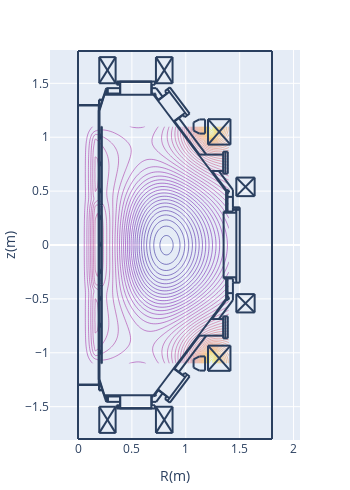

Here is the notebook cell this chart was saved with:
### Code cell
cond = sb.calc_equilibrium(condition)

### Figure 1 — Plotly figure (JSON) as saved in the notebook; plotly's stock layout.template omitted (floating-point values rounded to 4 significant figures; data arrays with more than 128 entries replaced by an {"elided": "..."} marker saying what was removed)
{"data": [{"contours": {"coloring": "lines"}, "dx": 0.02, "dy": 0.02, "ncontours": 100, "showscale": false, "type": "contour", "x0": 0, "y0": -1.1, "z": {"elided": "111x71 float values"}}], "layout": {"height": 490.8, "margin": {"autoexpand": false, "b": 50, "l": 50, "r": 50, "t": 50}, "shapes": [{"type": "line", "x0": 0.2652, "x1": 0.2652, "y0": -1.406, "y1": -1.455}, {"type": "line", "x0": 0.2766, "x1": 0.2766, "y0": -1.406, "y1": -1.455}, {"type": "line", "x0": 0.1927, "x1": 0.1927, "y0": -1.299, "y1": 1.299}, {"type": "line", "x0": 0.1927, "x1": 0.1927, "y0": -1.249, "y1": 1.249}, {"type": "line", "x0": 0.195, "x1": 0.195, "y0": -1.251, "y1": 1.249}, {"type": "line", "x0": 0.1995, "x1": 0.1995, "y0": -1.249, "y1": 1.249}, {"type": "line", "x0": 1.376, "x1": 0.7005, "y0": 0.4965, "y1": 1.394}, {"type": "line", "x0": 0.2199, "x1": 0.2199, "y0": 0.3695, "y1": 1.099}, {"type": "line", "x0": 0.2176, "x1": 0.2176, "y0": 0.3695, "y1": 1.099}, {"type": "line", "x0": 1.376, "x1": 0.7005, "y0": -0.4965, "y1": -1.394}, {"type": "line", "x0": 0.2176, "x1": 0.2176, "y0": -0.3695, "y1": -1.099}, {"type": "line", "x0": 0.2199, "x1": 0.2199, "y0": -0.3695, "y1": -1.099}, {"type": "line", "x0": 0.1995, "x1": 0.2448, "y0": -1.249, "y1": -1.394}, {"type": "line", "x0": 0.1972, "x1": 0.1972, "y0": -1.299, "y1": -1.344}, {"type": "line", "x0": 0.195, "x1": 0.195, "y0": -1.299, "y1": -1.349}, {"type": "line", "x0": 0.195, "x1": 0.229, "y0": -1.349, "y1": -1.349}, {"type": "line", "x0": 0.195, "x1": 0.2267, "y0": -1.344, "y1": -1.344}, {"type": "line", "x0": 0.1995, "x1": 0.1995, "y0": -0.9975, "y1": -0.9748}, {"type": "line", "x0": 0.2086, "x1": 0.2086, "y0": -1.009, "y1": -0.9907}, {"type": "line", "x0": 0.2086, "x1": 0.2086, "y0": -1.009, "y1": -0.9929}, {"type": "line", "x0": 0.2063, "x1": 0.2063, "y0": -1.011, "y1": -0.9748}, {"type": "line", "x0": 0, "x1": 0.2108, "y0": -1.294, "y1": -1.294}, {"type": "line", "x0": 0, "x1": 0.2131, "y0": -1.299, "y1": -1.299}, {"type": "line", "x0": 0.1995, "x1": 0.1995, "y0": -1.011, "y1": -1.002}, {"type": "line", "x0": 0.2063, "x1": 0.2086, "y0": -1.007, "y1": -1.007}, {"type": "line", "x0": 0.2086, "x1": 0.2086, "y0": -1.004, "y1": -1.004}, {"type": "line", "x0": 0.2086, "x1": 0.2176, "y0": -1.009, "y1": -1.009}, {"type": "line", "x0": 0.1995, "x1": 0.2063, "y0": -1.011, "y1": -1.011}, {"type": "line", "x0": 0.2199, "x1": 0.2176, "y0": -1.099, "y1": -1.099}, {"type": "line", "x0": 0.2063, "x1": 0.2086, "y0": -0.9929, "y1": -0.9929}, {"type": "line", "x0": 0.2086, "x1": 0.2086, "y0": -0.9975, "y1": -0.9975}, {"type": "line", "x0": 0.2086, "x1": 0.2176, "y0": -0.9929, "y1": -0.9929}, {"type": "line", "x0": 0.2086, "x1": 0.2176, "y0": -0.9907, "y1": -0.9907}, {"type": "line", "x0": 0.1995, "x1": 0.2063, "y0": -0.9748, "y1": -0.9748}, {"type": "line", "x0": 0.2086, "x1": 0.2176, "y0": -0.7594, "y1": -0.7594}, {"type": "line", "x0": 0.1995, "x1": 0.2063, "y0": -0.7617, "y1": -0.7617}, {"type": "line", "x0": 0.2086, "x1": 0.2086, "y0": -0.7594, "y1": -0.7413}, {"type": "line", "x0": 0.2086, "x1": 0.2086, "y0": -0.7594, "y1": -0.739}, {"type": "line", "x0": 0.1995, "x1": 0.1995, "y0": -0.7617, "y1": -0.7526}, {"type": "line", "x0": 0.2063, "x1": 0.2063, "y0": -0.7617, "y1": -0.7254}, {"type": "line", "x0": 0.1995, "x1": 0.2063, "y0": -0.7254, "y1": -0.7254}, {"type": "line", "x0": 0.2086, "x1": 0.2176, "y0": -0.739, "y1": -0.739}, {"type": "line", "x0": 0.2086, "x1": 0.2176, "y0": -0.7413, "y1": -0.7413}, {"type": "line", "x0": 0.2086, "x1": 0.2086, "y0": -0.7526, "y1": -0.7526}, {"type": "line", "x0": 0.2063, "x1": 0.2086, "y0": -0.7572, "y1": -0.7572}, {"type": "line", "x0": 0.2086, "x1": 0.2086, "y0": -0.7458, "y1": -0.7458}, {"type": "line", "x0": 0.2063, "x1": 0.2086, "y0": -0.7436, "y1": -0.7436}, {"type": "line", "x0": 0.1995, "x1": 0.1995, "y0": -0.7481, "y1": -0.7254}, {"type": "line", "x0": 0.3582, "x1": 0.7141, "y0": -1.517, "y1": -1.517}, {"type": "line", "x0": 0.3854, "x1": 0.6869, "y0": -1.514, "y1": -1.514}, {"type": "line", "x0": 0.3854, "x1": 0.6869, "y0": -1.514, "y1": -1.514}, {"type": "line", "x0": 0.2426, "x1": 0.7096, "y0": -1.394, "y1": -1.394}, {"type": "line", "x0": 0.3922, "x1": 0.3922, "y0": -1.514, "y1": -1.394}, {"type": "line", "x0": 0.3582, "x1": 0.3582, "y0": -1.517, "y1": -1.487}, {"type": "line", "x0": 0.3786, "x1": 0.3786, "y0": -1.517, "y1": -1.487}, {"type": "line", "x0": 0.3695, "x1": 0.3695, "y0": -1.517, "y1": -1.487}, {"type": "line", "x0": 0.3831, "x1": 0.3831, "y0": -1.517, "y1": -1.512}, {"type": "line", "x0": 0.3831, "x1": 0.3854, "y0": -1.512, "y1": -1.514}, {"type": "line", "x0": 0.3854, "x1": 0.3854, "y0": -1.514, "y1": -1.514}, {"type": "line", "x0": 0.3899, "x1": 0.263, "y0": -1.455, "y1": -1.455}, {"type": "line", "x0": 0.3582, "x1": 0.3899, "y0": -1.487, "y1": -1.487}, {"type": "line", "x0": 0.2471, "x1": 0.3899, "y0": -1.406, "y1": -1.406}, {"type": "line", "x0": 0.2766, "x1": 0.2766, "y0": -1.455, "y1": -1.406}, {"type": "line", "x0": 0.2652, "x1": 0.2652, "y0": -1.455, "y1": -1.406}, {"type": "line", "x0": 0.2584, "x1": 0.263, "y0": -1.444, "y1": -1.455}, {"type": "line", "x0": 0.2426, "x1": 0.2448, "y0": -1.394, "y1": -1.392}, {"type": "line", "x0": 0.3899, "x1": 0.3899, "y0": -1.487, "y1": -1.394}, {"type": "line", "x0": 0.6801, "x1": 0.6801, "y0": -1.514, "y1": -1.394}, {"type": "line", "x0": 0.7141, "x1": 0.7141, "y0": -1.517, "y1": -1.487}, {"type": "line", "x0": 0.6914, "x1": 0.6914, "y0": -1.517, "y1": -1.512}, {"type": "line", "x0": 0.6914, "x1": 0.6869, "y0": -1.512, "y1": -1.514}, {"type": "line", "x0": 0.6869, "x1": 0.6869, "y0": -1.514, "y1": -1.514}, {"type": "line", "x0": 0.6846, "x1": 0.6846, "y0": -1.487, "y1": -1.394}, {"type": "line", "x0": 0.6846, "x1": 0.7141, "y0": -1.487, "y1": -1.487}, {"type": "line", "x0": 0.7254, "x1": 0.6846, "y0": -1.455, "y1": -1.455}, {"type": "line", "x0": 0.7118, "x1": 0.705, "y0": -1.392, "y1": -1.387}, {"type": "line", "x0": 0.7055, "x1": 0.715, "y0": -1.4, "y1": -1.402}, {"type": "line", "x0": 0.715, "x1": 0.7223, "y0": -1.402, "y1": -1.397}, {"type": "line", "x0": 0.7223, "x1": 0.7248, "y0": -1.397, "y1": -1.389}, {"type": "line", "x0": 0.7248, "x1": 0.7198, "y0": -1.389, "y1": -1.381}, {"type": "line", "x0": 0.6846, "x1": 0.7005, "y0": -1.406, "y1": -1.406}, {"type": "line", "x0": 0.2199, "x1": 0.2199, "y0": -0.3627, "y1": 0.3627}, {"type": "line", "x0": 0.2176, "x1": 0.2176, "y0": -0.3627, "y1": 0.3627}, {"type": "line", "x0": 0.1995, "x1": 0.1995, "y0": -0.4965, "y1": -0.4761}, {"type": "line", "x0": 0.2063, "x1": 0.2063, "y0": -0.5123, "y1": -0.4761}, {"type": "line", "x0": 0.1995, "x1": 0.1995, "y0": -0.5123, "y1": -0.5033}, {"type": "line", "x0": 0.2086, "x1": 0.2086, "y0": -0.5101, "y1": -0.4897}, {"type": "line", "x0": 0.2086, "x1": 0.2086, "y0": -0.5101, "y1": -0.4919}, {"type": "line", "x0": 0.2086, "x1": 0.2176, "y0": -0.5101, "y1": -0.5101}, {"type": "line", "x0": 0.2063, "x1": 0.2086, "y0": -0.4942, "y1": -0.4942}, {"type": "line", "x0": 0.2086, "x1": 0.2086, "y0": -0.4965, "y1": -0.4965}, {"type": "line", "x0": 0.2063, "x1": 0.2086, "y0": -0.5055, "y1": -0.5055}, {"type": "line", "x0": 0.2086, "x1": 0.2086, "y0": -0.5033, "y1": -0.5033}, {"type": "line", "x0": 0.2086, "x1": 0.2176, "y0": -0.4919, "y1": -0.4919}, {"type": "line", "x0": 0.2086, "x1": 0.2176, "y0": -0.4897, "y1": -0.4897}, {"type": "line", "x0": 0.1995, "x1": 0.2063, "y0": -0.5123, "y1": -0.5123}, {"type": "line", "x0": 0.1995, "x1": 0.2063, "y0": -0.4761, "y1": -0.4761}, {"type": "line", "x0": 0.2154, "x1": 0.2176, "y0": -0.365, "y1": -0.3627}, {"type": "line", "x0": 0.2206, "x1": 0.2218, "y0": -0.3642, "y1": -0.3614}, {"type": "line", "x0": 0.2199, "x1": 0.2176, "y0": -0.3695, "y1": -0.3695}, {"type": "line", "x0": 0.2176, "x1": 0.2154, "y0": -0.3786, "y1": -0.3786}, {"type": "line", "x0": 0.2154, "x1": 0.2154, "y0": -0.3786, "y1": -0.3695}, {"type": "line", "x0": 0.2176, "x1": 0.2176, "y0": -0.3786, "y1": -0.3695}, {"type": "line", "x0": 0.2169, "x1": 0.2157, "y0": -0.365, "y1": -0.3678}, {"type": "line", "x0": 0.2183, "x1": 0.2177, "y0": -0.3664, "y1": -0.3678}, {"type": "line", "x0": 0.2176, "x1": 0.2199, "y0": -0.3673, "y1": -0.365}, {"type": "line", "x0": 0.2192, "x1": 0.2197, "y0": -0.3628, "y1": -0.3614}, {"type": "line", "x0": 0.1995, "x1": 0.1995, "y0": -0.263, "y1": -0.2516}, {"type": "line", "x0": 0.2063, "x1": 0.2063, "y0": -0.263, "y1": -0.2267}, {"type": "line", "x0": 0.2086, "x1": 0.2086, "y0": -0.2607, "y1": -0.2426}, {"type": "line", "x0": 0.2086, "x1": 0.2086, "y0": -0.2607, "y1": -0.2403}, {"type": "line", "x0": 0.2086, "x1": 0.2176, "y0": -0.2607, "y1": -0.2607}, {"type": "line", "x0": 0.2086, "x1": 0.2086, "y0": -0.2539, "y1": -0.2539}, {"type": "line", "x0": 0.2063, "x1": 0.2086, "y0": -0.2562, "y1": -0.2562}, {"type": "line", "x0": 0.1995, "x1": 0.2063, "y0": -0.263, "y1": -0.263}, {"type": "line", "x0": 0.1995, "x1": 0.1995, "y0": -0.2471, "y1": -0.2267}, {"type": "line", "x0": 0.2086, "x1": 0.2176, "y0": -0.2403, "y1": -0.2403}, {"type": "line", "x0": 0.2086, "x1": 0.2176, "y0": -0.2426, "y1": -0.2426}, {"type": "line", "x0": 0.2086, "x1": 0.2086, "y0": -0.2471, "y1": -0.2471}, {"type": "line", "x0": 0.2063, "x1": 0.2086, "y0": -0.2426, "y1": -0.2426}, {"type": "line", "x0": 0.1995, "x1": 0.2063, "y0": -0.2267, "y1": -0.2267}, {"type": "line", "x0": 0.1995, "x1": 0.2063, "y0": -0.01133, "y1": -0.01133}, {"type": "line", "x0": 0.1995, "x1": 0.2063, "y0": 0.02494, "y1": 0.02494}, {"type": "line", "x0": 0.1995, "x1": 0.1995, "y0": -0.01133, "y1": -0.002267}, {"type": "line", "x0": 0.1995, "x1": 0.1995, "y0": 0.002267, "y1": 0.02494}, {"type": "line", "x0": 0.2063, "x1": 0.2063, "y0": -0.01133, "y1": 0.02494}, {"type": "line", "x0": 0.2086, "x1": 0.2086, "y0": -0.009068, "y1": 0.006801}, {"type": "line", "x0": 0.2086, "x1": 0.2086, "y0": -0.009068, "y1": 0.009068}, {"type": "line", "x0": 0.2086, "x1": 0.2176, "y0": -0.009068, "y1": -0.009068}, {"type": "line", "x0": 0.2086, "x1": 0.2086, "y0": -0.004534, "y1": -0.004534}, {"type": "line", "x0": 0.2063, "x1": 0.2086, "y0": -0.006801, "y1": -0.006801}, {"type": "line", "x0": 0.2086, "x1": 0.2176, "y0": 0.009068, "y1": 0.009068}, {"type": "line", "x0": 0.2086, "x1": 0.2176, "y0": 0.006801, "y1": 0.006801}, {"type": "line", "x0": 0.2086, "x1": 0.2086, "y0": 0.002267, "y1": 0.002267}, {"type": "line", "x0": 0.2063, "x1": 0.2086, "y0": 0.006801, "y1": 0.006801}, {"type": "line", "x0": 0.2176, "x1": 0.2176, "y0": 0.3786, "y1": 0.3695}, {"type": "line", "x0": 0.2154, "x1": 0.2154, "y0": 0.3786, "y1": 0.3695}, {"type": "line", "x0": 0.1995, "x1": 0.1995, "y0": 0.2516, "y1": 0.2743}, {"type": "line", "x0": 0.2063, "x1": 0.2063, "y0": 0.238, "y1": 0.2743}, {"type": "line", "x0": 0.2086, "x1": 0.2086, "y0": 0.2403, "y1": 0.2607}, {"type": "line", "x0": 0.1995, "x1": 0.2063, "y0": 0.238, "y1": 0.238}, {"type": "line", "x0": 0.1995, "x1": 0.1995, "y0": 0.238, "y1": 0.2471}, {"type": "line", "x0": 0.2063, "x1": 0.2086, "y0": 0.2562, "y1": 0.2562}, {"type": "line", "x0": 0.2086, "x1": 0.2086, "y0": 0.2539, "y1": 0.2539}, {"type": "line", "x0": 0.2086, "x1": 0.2176, "y0": 0.2584, "y1": 0.2584}, {"type": "line", "x0": 0.2063, "x1": 0.2086, "y0": 0.2426, "y1": 0.2426}, {"type": "line", "x0": 0.2086, "x1": 0.2086, "y0": 0.2471, "y1": 0.2471}, {"type": "line", "x0": 0.2086, "x1": 0.2176, "y0": 0.2403, "y1": 0.2403}, {"type": "line", "x0": 0.2086, "x1": 0.2086, "y0": 0.2403, "y1": 0.2584}, {"type": "line", "x0": 0.2086, "x1": 0.2176, "y0": 0.2607, "y1": 0.2607}, {"type": "line", "x0": 0.1995, "x1": 0.2063, "y0": 0.2743, "y1": 0.2743}, {"type": "line", "x0": 0.2177, "x1": 0.2183, "y0": 0.3696, "y1": 0.3682}, {"type": "line", "x0": 0.2157, "x1": 0.2169, "y0": 0.3696, "y1": 0.3668}, {"type": "line", "x0": 0.2176, "x1": 0.2199, "y0": 0.3673, "y1": 0.365}, {"type": "line", "x0": 0.2218, "x1": 0.2206, "y0": 0.3632, "y1": 0.366}, {"type": "line", "x0": 0.2154, "x1": 0.2176, "y0": 0.365, "y1": 0.3627}, {"type": "line", "x0": 0.2197, "x1": 0.2192, "y0": 0.3632, "y1": 0.3646}, {"type": "line", "x0": 0.2199, "x1": 0.2176, "y0": 0.3695, "y1": 0.3695}, {"type": "line", "x0": 0.2176, "x1": 0.2154, "y0": 0.3786, "y1": 0.3786}, {"type": "line", "x0": 0.1995, "x1": 0.1995, "y0": 0.5033, "y1": 0.5237}, {"type": "line", "x0": 0.1995, "x1": 0.1995, "y0": 0.4874, "y1": 0.4965}, {"type": "line", "x0": 0.2063, "x1": 0.2063, "y0": 0.4874, "y1": 0.5237}, {"type": "line", "x0": 0.2086, "x1": 0.2086, "y0": 0.4897, "y1": 0.5078}, {"type": "line", "x0": 0.2086, "x1": 0.2086, "y0": 0.4897, "y1": 0.5101}, {"type": "line", "x0": 0.2086, "x1": 0.2176, "y0": 0.4897, "y1": 0.4897}, {"type": "line", "x0": 0.2086, "x1": 0.2086, "y0": 0.4965, "y1": 0.4965}, {"type": "line", "x0": 0.2063, "x1": 0.2086, "y0": 0.4942, "y1": 0.4942}, {"type": "line", "x0": 0.2086, "x1": 0.2176, "y0": 0.5101, "y1": 0.5101}, {"type": "line", "x0": 0.2086, "x1": 0.2176, "y0": 0.5078, "y1": 0.5078}, {"type": "line", "x0": 0.2086, "x1": 0.2086, "y0": 0.5033, "y1": 0.5033}, {"type": "line", "x0": 0.2063, "x1": 0.2086, "y0": 0.5055, "y1": 0.5055}, {"type": "line", "x0": 0.1995, "x1": 0.2063, "y0": 0.4874, "y1": 0.4874}, {"type": "line", "x0": 0.1995, "x1": 0.2063, "y0": 0.5237, "y1": 0.5237}, {"type": "line", "x0": 1.501, "x1": 1.501, "y0": 0.3491, "y1": -0.3491}, {"type": "line", "x0": 1.351, "x1": 1.351, "y0": 0.3106, "y1": -0.3106}, {"type": "line", "x0": 1.469, "x1": 1.469, "y0": 0.3491, "y1": -0.3491}, {"type": "line", "x0": 1.387, "x1": 1.387, "y0": -0.3106, "y1": -0.4965}, {"type": "line", "x0": 1.374, "x1": 1.374, "y0": -0.3106, "y1": -0.4965}, {"type": "line", "x0": 1.462, "x1": 1.462, "y0": -0.3196, "y1": -0.3106}, {"type": "line", "x0": 1.437, "x1": 1.437, "y0": -0.3106, "y1": -0.3491}, {"type": "line", "x0": 1.437, "x1": 1.501, "y0": -0.3491, "y1": -0.3491}, {"type": "line", "x0": 1.437, "x1": 1.437, "y0": -0.3491, "y1": -0.5123}, {"type": "line", "x0": 1.379, "x1": 1.392, "y0": -0.5069, "y1": -0.5093}, {"type": "line", "x0": 1.392, "x1": 1.402, "y0": -0.5093, "y1": -0.4997}, {"type": "line", "x0": 1.402, "x1": 1.4, "y0": -0.4997, "y1": -0.4862}, {"type": "line", "x0": 1.4, "x1": 1.388, "y0": -0.4862, "y1": -0.48}, {"type": "line", "x0": 1.374, "x1": 1.374, "y0": -0.4965, "y1": -0.4987}, {"type": "line", "x0": 1.383, "x1": 1.378, "y0": -0.501, "y1": -0.4965}, {"type": "line", "x0": 1.387, "x1": 1.437, "y0": -0.4466, "y1": -0.4466}, {"type": "line", "x0": 1.462, "x1": 1.469, "y0": -0.3196, "y1": -0.3196}, {"type": "line", "x0": 1.351, "x1": 1.469, "y0": -0.2992, "y1": -0.2992}, {"type": "line", "x0": 1.351, "x1": 1.437, "y0": -0.3106, "y1": -0.3106}, {"type": "line", "x0": 1.462, "x1": 1.469, "y0": -0.3106, "y1": -0.3106}, {"type": "line", "x0": 1.437, "x1": 1.437, "y0": 0.5123, "y1": 0.3514}, {"type": "line", "x0": 1.387, "x1": 1.387, "y0": 0.4965, "y1": 0.3106}, {"type": "line", "x0": 1.374, "x1": 1.374, "y0": 0.4965, "y1": 0.3106}, {"type": "line", "x0": 1.437, "x1": 1.501, "y0": 0.3491, "y1": 0.3491}, {"type": "line", "x0": 1.501, "x1": 1.437, "y0": 0.3264, "y1": 0.3264}, {"type": "line", "x0": 1.501, "x1": 1.437, "y0": 0.3446, "y1": 0.3446}, {"type": "line", "x0": 1.351, "x1": 1.469, "y0": 0.2992, "y1": 0.2992}, {"type": "line", "x0": 1.351, "x1": 1.437, "y0": 0.3106, "y1": 0.3106}, {"type": "line", "x0": 1.462, "x1": 1.462, "y0": 0.3196, "y1": 0.3106}, {"type": "line", "x0": 1.437, "x1": 1.437, "y0": 0.3514, "y1": 0.3106}, {"type": "line", "x0": 1.462, "x1": 1.469, "y0": 0.3106, "y1": 0.3106}, {"type": "line", "x0": 1.462, "x1": 1.469, "y0": 0.3196, "y1": 0.3196}, {"type": "line", "x0": 1.388, "x1": 1.4, "y0": 0.4818, "y1": 0.488}, {"type": "line", "x0": 1.4, "x1": 1.402, "y0": 0.488, "y1": 0.5015}, {"type": "line", "x0": 1.402, "x1": 1.392, "y0": 0.5015, "y1": 0.5111}, {"type": "line", "x0": 1.392, "x1": 1.379, "y0": 0.5111, "y1": 0.5088}, {"type": "line", "x0": 1.387, "x1": 1.437, "y0": 0.4466, "y1": 0.4466}, {"type": "line", "x0": 1.374, "x1": 1.374, "y0": 0.4965, "y1": 0.4987}, {"type": "line", "x0": 1.383, "x1": 1.378, "y0": 0.501, "y1": 0.4965}, {"type": "line", "x0": 0.1995, "x1": 0.2448, "y0": 1.249, "y1": 1.394}, {"type": "line", "x0": 0.1995, "x1": 0.1995, "y0": 0.7526, "y1": 0.773}, {"type": "line", "x0": 0.2063, "x1": 0.2063, "y0": 0.7368, "y1": 0.773}, {"type": "line", "x0": 0.1995, "x1": 0.1995, "y0": 0.7368, "y1": 0.7481}, {"type": "line", "x0": 0.2063, "x1": 0.2086, "y0": 0.7572, "y1": 0.7572}, {"type": "line", "x0": 0.2086, "x1": 0.2086, "y0": 0.7526, "y1": 0.7526}, {"type": "line", "x0": 0.2063, "x1": 0.2086, "y0": 0.7436, "y1": 0.7436}, {"type": "line", "x0": 0.2086, "x1": 0.2086, "y0": 0.7458, "y1": 0.7458}, {"type": "line", "x0": 0.2086, "x1": 0.2086, "y0": 0.739, "y1": 0.7594}, {"type": "line", "x0": 0.2086, "x1": 0.2086, "y0": 0.739, "y1": 0.7572}, {"type": "line", "x0": 0.2086, "x1": 0.2176, "y0": 0.739, "y1": 0.739}, {"type": "line", "x0": 0.2086, "x1": 0.2176, "y0": 0.7572, "y1": 0.7572}, {"type": "line", "x0": 0.2086, "x1": 0.2176, "y0": 0.7594, "y1": 0.7594}, {"type": "line", "x0": 0.1995, "x1": 0.2063, "y0": 0.7368, "y1": 0.7368}, {"type": "line", "x0": 0.1995, "x1": 0.2063, "y0": 0.773, "y1": 0.773}, {"type": "line", "x0": 0.2086, "x1": 0.2086, "y0": 0.9907, "y1": 1.009}, {"type": "line", "x0": 0.2086, "x1": 0.2086, "y0": 0.9907, "y1": 1.007}, {"type": "line", "x0": 0.2086, "x1": 0.2176, "y0": 0.9907, "y1": 0.9907}, {"type": "line", "x0": 0.2086, "x1": 0.2176, "y0": 1.007, "y1": 1.007}, {"type": "line", "x0": 0.2086, "x1": 0.2176, "y0": 1.009, "y1": 1.009}, {"type": "line", "x0": 0.2063, "x1": 0.2063, "y0": 0.9884, "y1": 1.025}, {"type": "line", "x0": 0.2086, "x1": 0.2086, "y0": 1.009, "y1": 1.025}, {"type": "line", "x0": 0.1995, "x1": 0.1995, "y0": 1.002, "y1": 1.025}, {"type": "line", "x0": 0.1995, "x1": 0.1995, "y0": 1.002, "y1": 1.025}, {"type": "line", "x0": 0.1995, "x1": 0.1995, "y0": 0.9884, "y1": 0.9975}, {"type": "line", "x0": 0.2086, "x1": 0.2086, "y0": 1.009, "y1": 1.025}, {"type": "line", "x0": 0.2063, "x1": 0.2063, "y0": 0.9884, "y1": 1.025}, {"type": "line", "x0": 0.2086, "x1": 0.2176, "y0": 1.009, "y1": 1.009}, {"type": "line", "x0": 0.2086, "x1": 0.2176, "y0": 1.007, "y1": 1.007}, {"type": "line", "x0": 0.2086, "x1": 0.2176, "y0": 0.9907, "y1": 0.9907}, {"type": "line", "x0": 0.2086, "x1": 0.2086, "y0": 0.9907, "y1": 1.007}, {"type": "line", "x0": 0.2086, "x1": 0.2086, "y0": 0.9907, "y1": 1.009}, {"type": "line", "x0": 0.2086, "x1": 0.2086, "y0": 0.9952, "y1": 0.9952}, {"type": "line", "x0": 0.2086, "x1": 0.2086, "y0": 0.9884, "y1": 0.9907}, {"type": "line", "x0": 0.2063, "x1": 0.2086, "y0": 0.9929, "y1": 0.9929}, {"type": "line", "x0": 0.2086, "x1": 0.2086, "y0": 1.002, "y1": 1.002}, {"type": "line", "x0": 0.2063, "x1": 0.2086, "y0": 1.007, "y1": 1.007}, {"type": "line", "x0": 0.1995, "x1": 0.2086, "y0": 0.9884, "y1": 0.9884}, {"type": "line", "x0": 0.1995, "x1": 0.2086, "y0": 1.025, "y1": 1.025}, {"type": "line", "x0": 0.1995, "x1": 0.2086, "y0": 1.025, "y1": 1.025}, {"type": "line", "x0": 0.2063, "x1": 0.2086, "y0": 1.007, "y1": 1.007}, {"type": "line", "x0": 0.2086, "x1": 0.2086, "y0": 1.002, "y1": 1.002}, {"type": "line", "x0": 0.2063, "x1": 0.2086, "y0": 0.9929, "y1": 0.9929}, {"type": "line", "x0": 0.2086, "x1": 0.2086, "y0": 0.9884, "y1": 0.9907}, {"type": "line", "x0": 0.2086, "x1": 0.2086, "y0": 0.9952, "y1": 0.9952}, {"type": "line", "x0": 0.1995, "x1": 0.1995, "y0": 0.9884, "y1": 0.9975}, {"type": "line", "x0": 0.1995, "x1": 0.2086, "y0": 0.9884, "y1": 0.9884}, {"type": "line", "x0": 0.2199, "x1": 0.2176, "y0": 1.099, "y1": 1.099}, {"type": "line", "x0": 0, "x1": 0.2131, "y0": 1.299, "y1": 1.299}, {"type": "line", "x0": 0, "x1": 0.2108, "y0": 1.294, "y1": 1.294}, {"type": "line", "x0": 0.195, "x1": 0.2267, "y0": 1.344, "y1": 1.344}, {"type": "line", "x0": 0.195, "x1": 0.229, "y0": 1.349, "y1": 1.349}, {"type": "line", "x0": 0.195, "x1": 0.195, "y0": 1.299, "y1": 1.349}, {"type": "line", "x0": 0.1972, "x1": 0.1972, "y0": 1.299, "y1": 1.344}, {"type": "line", "x0": 0.2426, "x1": 0.2448, "y0": 1.394, "y1": 1.392}, {"type": "line", "x0": 0.7096, "x1": 0.7028, "y0": 1.394, "y1": 1.39}, {"type": "line", "x0": 0.718, "x1": 0.723, "y0": 1.385, "y1": 1.393}, {"type": "line", "x0": 0.723, "x1": 0.7205, "y0": 1.393, "y1": 1.402}, {"type": "line", "x0": 0.7205, "x1": 0.7132, "y0": 1.402, "y1": 1.407}, {"type": "line", "x0": 0.7132, "x1": 0.7037, "y0": 1.407, "y1": 1.404}, {"type": "line", "x0": 0.2426, "x1": 0.7096, "y0": 1.394, "y1": 1.394}, {"type": "line", "x0": 0.3854, "x1": 0.6869, "y0": 1.514, "y1": 1.514}, {"type": "line", "x0": 0.3854, "x1": 0.6869, "y0": 1.514, "y1": 1.514}, {"type": "line", "x0": 0.3582, "x1": 0.7141, "y0": 1.517, "y1": 1.517}, {"type": "line", "x0": 0.3899, "x1": 0.263, "y0": 1.455, "y1": 1.455}, {"type": "line", "x0": 0.2471, "x1": 0.3899, "y0": 1.406, "y1": 1.406}, {"type": "line", "x0": 0.3582, "x1": 0.3899, "y0": 1.487, "y1": 1.487}, {"type": "line", "x0": 0.2584, "x1": 0.263, "y0": 1.444, "y1": 1.455}, {"type": "line", "x0": 0.2652, "x1": 0.2652, "y0": 1.455, "y1": 1.406}, {"type": "line", "x0": 0.2766, "x1": 0.2766, "y0": 1.455, "y1": 1.406}, {"type": "line", "x0": 0.3582, "x1": 0.3582, "y0": 1.517, "y1": 1.487}, {"type": "line", "x0": 0.3899, "x1": 0.3899, "y0": 1.487, "y1": 1.394}, {"type": "line", "x0": 0.3922, "x1": 0.3922, "y0": 1.514, "y1": 1.394}, {"type": "line", "x0": 0.3854, "x1": 0.3854, "y0": 1.514, "y1": 1.514}, {"type": "line", "x0": 0.3831, "x1": 0.3854, "y0": 1.512, "y1": 1.514}, {"type": "line", "x0": 0.3831, "x1": 0.3831, "y0": 1.517, "y1": 1.512}, {"type": "line", "x0": 0.3695, "x1": 0.3695, "y0": 1.517, "y1": 1.487}, {"type": "line", "x0": 0.3786, "x1": 0.3786, "y0": 1.517, "y1": 1.487}, {"type": "line", "x0": 0.6846, "x1": 0.6846, "y0": 1.487, "y1": 1.394}, {"type": "line", "x0": 0.6801, "x1": 0.6801, "y0": 1.514, "y1": 1.394}, {"type": "line", "x0": 0.6846, "x1": 0.7005, "y0": 1.406, "y1": 1.406}, {"type": "line", "x0": 0.6846, "x1": 0.7141, "y0": 1.487, "y1": 1.487}, {"type": "line", "x0": 0.6869, "x1": 0.6869, "y0": 1.514, "y1": 1.514}, {"type": "line", "x0": 0.6914, "x1": 0.6869, "y0": 1.512, "y1": 1.514}, {"type": "line", "x0": 0.6914, "x1": 0.6914, "y0": 1.517, "y1": 1.512}, {"type": "line", "x0": 0.7141, "x1": 0.7141, "y0": 1.517, "y1": 1.487}, {"type": "line", "x0": 0.7254, "x1": 0.6846, "y0": 1.455, "y1": 1.455}, {"type": "line", "x0": 0.7844, "x1": 0.7254, "y0": 1.376, "y1": 1.455}, {"type": "line", "x0": 0.7458, "x1": 0.7005, "y0": 1.347, "y1": 1.406}, {"type": "line", "x0": 0, "x1": 0, "y0": 0.2154, "y1": -0.1156}, {"type": "line", "x0": 0.7844, "x1": 0.7254, "y0": -1.376, "y1": -1.455}, {"type": "line", "x0": 0.7458, "x1": 0.7005, "y0": -1.347, "y1": -1.406}, {"type": "line", "x0": 1.437, "x1": 1.306, "y0": 0.5123, "y1": 0.6869}, {"type": "line", "x0": 1.387, "x1": 1.242, "y0": 0.4965, "y1": 0.6869}, {"type": "line", "x0": 1.347, "x1": 1.118, "y0": 0.8388, "y1": 0.8388}, {"type": "line", "x0": 1.347, "x1": 1.347, "y0": 0.866, "y1": 0.662}, {"type": "line", "x0": 1.367, "x1": 1.367, "y0": 0.866, "y1": 0.662}, {"type": "line", "x0": 1.39, "x1": 1.39, "y0": 0.866, "y1": 0.662}, {"type": "line", "x0": 1.39, "x1": 1.347, "y0": 0.866, "y1": 0.866}, {"type": "line", "x0": 1.39, "x1": 1.347, "y0": 0.662, "y1": 0.662}, {"type": "line", "x0": 1.347, "x1": 1.233, "y0": 0.6869, "y1": 0.6869}, {"type": "line", "x0": 1.347, "x1": 1.118, "y0": -0.8411, "y1": -0.8411}, {"type": "line", "x0": 1.347, "x1": 1.347, "y0": -0.866, "y1": -0.662}, {"type": "line", "x0": 1.367, "x1": 1.367, "y0": -0.866, "y1": -0.662}, {"type": "line", "x0": 1.39, "x1": 1.39, "y0": -0.866, "y1": -0.662}, {"type": "line", "x0": 1.39, "x1": 1.347, "y0": -0.866, "y1": -0.866}, {"type": "line", "x0": 1.39, "x1": 1.347, "y0": -0.662, "y1": -0.662}, {"type": "line", "x0": 1.347, "x1": 1.233, "y0": -0.6869, "y1": -0.6869}, {"type": "line", "x0": 1.437, "x1": 1.306, "y0": -0.5123, "y1": -0.6869}, {"type": "line", "x0": 1.387, "x1": 1.242, "y0": -0.4965, "y1": -0.6869}, {"type": "line", "x0": 0.195, "x1": 0.2584, "y0": -1.251, "y1": -1.444}, {"type": "line", "x0": 0.195, "x1": 0.2584, "y0": 1.249, "y1": 1.444}, {"type": "line", "x0": 0.8524, "x1": 0.8071, "y0": 1.462, "y1": 1.428}, {"type": "line", "x0": 0.8071, "x1": 0.8229, "y0": 1.428, "y1": 1.406}, {"type": "line", "x0": 0.8229, "x1": 0.739, "y0": 1.406, "y1": 1.342}, {"type": "line", "x0": 0.8479, "x1": 0.7413, "y0": 1.421, "y1": 1.34}, {"type": "line", "x0": 0.8524, "x1": 1.036, "y0": 1.462, "y1": 1.22}, {"type": "line", "x0": 0.8297, "x1": 1.013, "y0": 1.446, "y1": 1.202}, {"type": "line", "x0": 0.9952, "x1": 0.8864, "y0": 1.226, "y1": 1.145}, {"type": "line", "x0": 1.036, "x1": 0.9907, "y0": 1.22, "y1": 1.186}, {"type": "line", "x0": 0.9748, "x1": 0.9907, "y0": 1.206, "y1": 1.186}, {"type": "line", "x0": 0.9748, "x1": 0.8887, "y0": 1.206, "y1": 1.143}, {"type": "line", "x0": 1.19, "x1": 0.9363, "y0": 0.8388, "y1": 1.177}, {"type": "line", "x0": 1.127, "x1": 0.8955, "y0": 0.8388, "y1": 1.147}, {"type": "line", "x0": 0.8524, "x1": 0.8071, "y0": -1.462, "y1": -1.428}, {"type": "line", "x0": 0.8071, "x1": 0.8229, "y0": -1.428, "y1": -1.406}, {"type": "line", "x0": 0.8229, "x1": 0.739, "y0": -1.406, "y1": -1.342}, {"type": "line", "x0": 0.8479, "x1": 0.7413, "y0": -1.421, "y1": -1.34}, {"type": "line", "x0": 0.8524, "x1": 1.036, "y0": -1.462, "y1": -1.22}, {"type": "line", "x0": 0.8297, "x1": 1.013, "y0": -1.446, "y1": -1.202}, {"type": "line", "x0": 0.9952, "x1": 0.8864, "y0": -1.226, "y1": -1.145}, {"type": "line", "x0": 1.036, "x1": 0.9907, "y0": -1.22, "y1": -1.186}, {"type": "line", "x0": 0.9748, "x1": 0.9907, "y0": -1.206, "y1": -1.186}, {"type": "line", "x0": 0.9748, "x1": 0.8887, "y0": -1.206, "y1": -1.143}, {"type": "line", "x0": 1.19, "x1": 0.9363, "y0": -0.8411, "y1": -1.177}, {"type": "line", "x0": 1.127, "x1": 0.8955, "y0": -0.8411, "y1": -1.147}, {"type": "line", "x0": 0.1972, "x1": 0.1972, "y0": -1.501, "y1": -1.743}, {"type": "line", "x0": 0.1972, "x1": 0.3491, "y0": -1.743, "y1": -1.743}, {"type": "line", "x0": 0.3491, "x1": 0.3491, "y0": -1.743, "y1": -1.501}, {"type": "line", "x0": 0.3491, "x1": 0.1972, "y0": -1.501, "y1": -1.501}, {"type": "line", "x0": 0.1972, "x1": 0.1972, "y0": 1.743, "y1": 1.501}, {"type": "line", "x0": 0.1972, "x1": 0.3491, "y0": 1.501, "y1": 1.501}, {"type": "line", "x0": 0.3491, "x1": 0.3491, "y0": 1.501, "y1": 1.743}, {"type": "line", "x0": 0.3491, "x1": 0.1972, "y0": 1.743, "y1": 1.743}, {"type": "line", "x0": 0.7232, "x1": 0.7232, "y0": 1.743, "y1": 1.501}, {"type": "line", "x0": 0.7232, "x1": 0.8773, "y0": 1.501, "y1": 1.501}, {"type": "line", "x0": 0.8773, "x1": 0.8773, "y0": 1.501, "y1": 1.743}, {"type": "line", "x0": 0.8773, "x1": 0.7232, "y0": 1.743, "y1": 1.743}, {"type": "line", "x0": 0.7232, "x1": 0.7232, "y0": -1.501, "y1": -1.743}, {"type": "line", "x0": 0.7232, "x1": 0.8773, "y0": -1.743, "y1": -1.743}, {"type": "line", "x0": 0.8773, "x1": 0.8773, "y0": -1.743, "y1": -1.501}, {"type": "line", "x0": 0.8773, "x1": 0.7232, "y0": -1.501, "y1": -1.501}, {"type": "line", "x0": 1.206, "x1": 1.206, "y0": -0.934, "y1": -1.168}, {"type": "line", "x0": 1.206, "x1": 1.415, "y0": -1.168, "y1": -1.168}, {"type": "line", "x0": 1.415, "x1": 1.415, "y0": -1.168, "y1": -0.934}, {"type": "line", "x0": 1.415, "x1": 1.206, "y0": -0.934, "y1": -0.934}, {"type": "line", "x0": 1.206, "x1": 1.206, "y0": 1.168, "y1": 0.9317}, {"type": "line", "x0": 1.206, "x1": 1.415, "y0": 0.9317, "y1": 0.9317}, {"type": "line", "x0": 1.415, "x1": 1.415, "y0": 0.9317, "y1": 1.168}, {"type": "line", "x0": 1.415, "x1": 1.206, "y0": 1.168, "y1": 1.168}, {"type": "line", "x0": 1.469, "x1": 1.469, "y0": 0.6257, "y1": 0.4534}, {"type": "line", "x0": 1.469, "x1": 1.639, "y0": 0.4534, "y1": 0.4534}, {"type": "line", "x0": 1.639, "x1": 1.639, "y0": 0.4534, "y1": 0.6257}, {"type": "line", "x0": 1.639, "x1": 1.469, "y0": 0.6257, "y1": 0.6257}, {"type": "line", "x0": 1.469, "x1": 1.469, "y0": -0.4557, "y1": -0.6257}, {"type": "line", "x0": 1.469, "x1": 1.639, "y0": -0.6257, "y1": -0.6257}, {"type": "line", "x0": 1.639, "x1": 1.639, "y0": -0.6257, "y1": -0.4557}, {"type": "line", "x0": 1.639, "x1": 1.469, "y0": -0.4557, "y1": -0.4557}, {"type": "line", "x0": 1.072, "x1": 1.127, "y0": 1.138, "y1": 1.165}, {"type": "line", "x0": 1.127, "x1": 1.179, "y0": 1.165, "y1": 1.165}, {"type": "line", "x0": 1.179, "x1": 1.179, "y0": 1.165, "y1": 1.034}, {"type": "line", "x0": 1.179, "x1": 1.127, "y0": 1.034, "y1": 1.034}, {"type": "line", "x0": 1.127, "x1": 1.072, "y0": 1.034, "y1": 1.061}, {"type": "line", "x0": 1.072, "x1": 1.072, "y0": 1.061, "y1": 1.138}, {"type": "line", "x0": 1.072, "x1": 1.072, "y0": -1.138, "y1": -1.061}, {"type": "line", "x0": 1.072, "x1": 1.127, "y0": -1.061, "y1": -1.034}, {"type": "line", "x0": 1.127, "x1": 1.179, "y0": -1.034, "y1": -1.034}, {"type": "line", "x0": 1.179, "x1": 1.179, "y0": -1.034, "y1": -1.165}, {"type": "line", "x0": 1.179, "x1": 1.127, "y0": -1.165, "y1": -1.165}, {"type": "line", "x0": 1.127, "x1": 1.072, "y0": -1.165, "y1": -1.138}, {"type": "line", "x0": 1.469, "x1": 1.639, "y0": 0.6257, "y1": 0.4534}, {"type": "line", "x0": 1.469, "x1": 1.639, "y0": 0.4534, "y1": 0.6257}, {"type": "line", "x0": 1.206, "x1": 1.415, "y0": 1.168, "y1": 0.9317}, {"type": "line", "x0": 1.206, "x1": 1.415, "y0": 0.9317, "y1": 1.168}, {"type": "line", "x0": 1.469, "x1": 1.639, "y0": -0.6257, "y1": -0.4557}, {"type": "line", "x0": 1.469, "x1": 1.639, "y0": -0.4557, "y1": -0.6257}, {"type": "line", "x0": 1.415, "x1": 1.206, "y0": -0.934, "y1": -1.168}, {"type": "line", "x0": 1.206, "x1": 1.415, "y0": -0.934, "y1": -1.168}, {"type": "line", "x0": 0.1972, "x1": 0.3491, "y0": -1.501, "y1": -1.743}, {"type": "line", "x0": 0.1972, "x1": 0.3491, "y0": -1.743, "y1": -1.501}, {"type": "line", "x0": 0.7232, "x1": 0.8773, "y0": -1.501, "y1": -1.743}, {"type": "line", "x0": 0.7232, "x1": 0.8773, "y0": -1.743, "y1": -1.501}, {"type": "line", "x0": 0.1972, "x1": 0.3491, "y0": 1.501, "y1": 1.743}, {"type": "line", "x0": 0.1972, "x1": 0.3491, "y0": 1.743, "y1": 1.501}, {"type": "line", "x0": 0.7232, "x1": 0.8773, "y0": 1.743, "y1": 1.501}, {"type": "line", "x0": 0.7232, "x1": 0.8773, "y0": 1.501, "y1": 1.743}, {"type": "line", "x0": 0, "x1": 1.8, "y0": 1.8, "y1": 1.8}, {"type": "line", "x0": 0, "x1": 1.8, "y0": -1.8, "y1": -1.8}, {"type": "line", "x0": 1.8, "x1": 1.8, "y0": -1.8, "y1": 1.8}, {"type": "line", "x0": 0, "x1": 0, "y0": 1.8, "y1": -1.8}], "width": 350, "xaxis": {"title": {"text": "R(m)"}}, "yaxis": {"scaleanchor": "x", "title": {"text": "z(m)"}}}}
